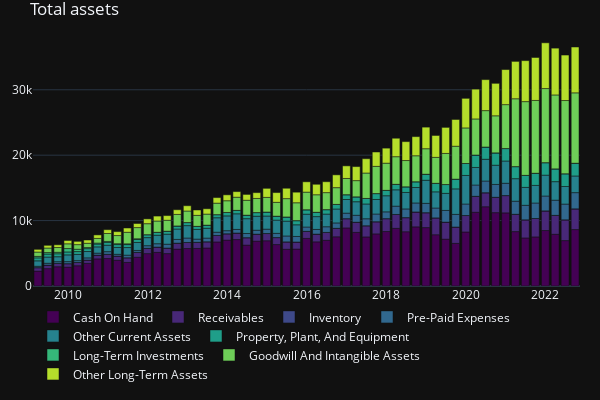

Here is the notebook cell this chart was saved with:
### Code cell
assets_stackplot = create_stacker_bar(
    balance[
        [
            "Cash On Hand",
            "Receivables",
            "Inventory",
            "Pre-Paid Expenses",
            "Other Current Assets",
            "Property, Plant, And Equipment",
            "Long-Term Investments",
            "Goodwill And Intangible Assets",
            "Other Long-Term Assets",
        ]
    ],
    title_="Total assets",
)

### Figure 1 — Plotly figure (JSON) as saved in the notebook; plotly's stock layout.template omitted (floating-point values rounded to 4 significant figures)
{"data": [{"alignmentgroup": "True", "hovertemplate": "field_name=Cash On Hand<br>index=%{x}<br>value=%{y}<extra></extra>", "legendgroup": "Cash On Hand", "marker": {"color": "#440154", "pattern": {"shape": ""}}, "name": "Cash On Hand", "offsetgroup": "Cash On Hand", "orientation": "v", "showlegend": true, "textposition": "auto", "type": "bar", "x": ["2022-09-30", "2022-06-30", "2022-03-31", "2021-12-31", "2021-09-30", "2021-06-30", "2021-03-31", "2020-12-31", "2020-09-30", "2020-06-30", "2020-03-31", "2019-12-31", "2019-09-30", "2019-06-30", "2019-03-31", "2018-12-31", "2018-09-30", "2018-06-30", "2018-03-31", "2017-12-31", "2017-09-30", "2017-06-30", "2017-03-31", "2016-12-31", "2016-09-30", "2016-06-30", "2016-03-31", "2015-12-31", "2015-09-30", "2015-06-30", "2015-03-31", "2014-12-31", "2014-09-30", "2014-06-30", "2014-03-31", "2013-12-31", "2013-09-30", "2013-06-30", "2013-03-31", "2012-12-31", "2012-09-30", "2012-06-30", "2012-03-31", "2011-12-31", "2011-09-30", "2011-06-30", "2011-03-31", "2010-12-31", "2010-09-30", "2010-06-30", "2010-03-31", "2009-12-31", "2009-09-30", "2009-06-30", "2009-03-31"], "xaxis": "x", "y": [8631, 6943, 7913, 8480, 7502, 7346, 8321, 11182, 11211, 12114, 11271, 8260, 6518, 7162, 7836, 8931, 9043, 8294, 8816, 8328, 7968, 7503, 8203, 8878, 7522, 6989, 6750, 7279, 5650, 5618, 6336, 6915, 6859, 6254, 7102, 7018, 6734, 5814, 5744, 5729, 5639, 4956, 5141, 4949, 4392, 3604, 3939, 4198, 4143, 3453, 3101, 2879, 2946.0, 2654.0, 2276.0], "yaxis": "y"}, {"alignmentgroup": "True", "hovertemplate": "field_name=Receivables<br>index=%{x}<br>value=%{y}<extra></extra>", "legendgroup": "Receivables", "marker": {"color": "#482878", "pattern": {"shape": ""}}, "name": "Receivables", "offsetgroup": "Receivables", "orientation": "v", "showlegend": true, "textposition": "auto", "type": "bar", "x": ["2022-09-30", "2022-06-30", "2022-03-31", "2021-12-31", "2021-09-30", "2021-06-30", "2021-03-31", "2020-12-31", "2020-09-30", "2020-06-30", "2020-03-31", "2019-12-31", "2019-09-30", "2019-06-30", "2019-03-31", "2018-12-31", "2018-09-30", "2018-06-30", "2018-03-31", "2017-12-31", "2017-09-30", "2017-06-30", "2017-03-31", "2016-12-31", "2016-09-30", "2016-06-30", "2016-03-31", "2015-12-31", "2015-09-30", "2015-06-30", "2015-03-31", "2014-12-31", "2014-09-30", "2014-06-30", "2014-03-31", "2013-12-31", "2013-09-30", "2013-06-30", "2013-03-31", "2012-12-31", "2012-09-30", "2012-06-30", "2012-03-31", "2011-12-31", "2011-09-30", "2011-06-30", "2011-03-31", "2010-12-31", "2010-09-30", "2010-06-30", "2010-03-31", "2009-12-31", "2009-09-30", "2009-06-30", "2009-03-31"], "xaxis": "x", "y": [3167, 3175, 2889, 3006, 2820, 2773, 2648, 2646, 2357, 2147, 2441, 2514, 2500, 2607, 2577, 2276, 2277, 2164, 2122, 1969, 1858, 1708, 1553, 1416, 1298, 1203, 1186, 1079, 1081, 1128, 1072, 1109, 1071, 1134, 995, 966, 990, 949, 941, 925, 912, 844, 812, 808, 763, 713, 642, 650, 580, 517, 505, 536, 503.5, 545.3, 533.7], "yaxis": "y"}, {"alignmentgroup": "True", "hovertemplate": "field_name=Inventory<br>index=%{x}<br>value=%{y}<extra></extra>", "legendgroup": "Inventory", "marker": {"color": "#3e4989", "pattern": {"shape": ""}}, "name": "Inventory", "offsetgroup": "Inventory", "orientation": "v", "showlegend": true, "textposition": "auto", "type": "bar", "x": ["2022-09-30", "2022-06-30", "2022-03-31", "2021-12-31", "2021-09-30", "2021-06-30", "2021-03-31", "2020-12-31", "2020-09-30", "2020-06-30", "2020-03-31", "2019-12-31", "2019-09-30", "2019-06-30", "2019-03-31", "2018-12-31", "2018-09-30", "2018-06-30", "2018-03-31", "2017-12-31", "2017-09-30", "2017-06-30", "2017-03-31", "2016-12-31", "2016-09-30", "2016-06-30", "2016-03-31", "2015-12-31", "2015-09-30", "2015-06-30", "2015-03-31", "2014-12-31", "2014-09-30", "2014-06-30", "2014-03-31", "2013-12-31", "2013-09-30", "2013-06-30", "2013-03-31", "2012-12-31", "2012-09-30", "2012-06-30", "2012-03-31", "2011-12-31", "2011-09-30", "2011-06-30", "2011-03-31", "2010-12-31", "2010-09-30", "2010-06-30", "2010-03-31", "2009-12-31", "2009-09-30", "2009-06-30", "2009-03-31"], "xaxis": "x", "y": [0, 0, 0, 0, 0, 0, 0, 0, 0, 0, 0, 0, 0, 0, 0, 0, 0, 0, 0, 0, 0, 0, 0, 0, 0, 0, 0, 0, 0, 0, 0, 0, 0, 0, 0, 0, 0, 0, 0, 0, 0, 0, 0, 0, 0, 0, 0, 0, 0, 0, 0, 0, 0, 0, 0], "yaxis": "y"}, {"alignmentgroup": "True", "hovertemplate": "field_name=Pre-Paid Expenses<br>index=%{x}<br>value=%{y}<extra></extra>", "legendgroup": "Pre-Paid Expenses", "marker": {"color": "#31688e", "pattern": {"shape": ""}}, "name": "Pre-Paid Expenses", "offsetgroup": "Pre-Paid Expenses", "orientation": "v", "showlegend": true, "textposition": "auto", "type": "bar", "x": ["2022-09-30", "2022-06-30", "2022-03-31", "2021-12-31", "2021-09-30", "2021-06-30", "2021-03-31", "2020-12-31", "2020-09-30", "2020-06-30", "2020-03-31", "2019-12-31", "2019-09-30", "2019-06-30", "2019-03-31", "2018-12-31", "2018-09-30", "2018-06-30", "2018-03-31", "2017-12-31", "2017-09-30", "2017-06-30", "2017-03-31", "2016-12-31", "2016-09-30", "2016-06-30", "2016-03-31", "2015-12-31", "2015-09-30", "2015-06-30", "2015-03-31", "2014-12-31", "2014-09-30", "2014-06-30", "2014-03-31", "2013-12-31", "2013-09-30", "2013-06-30", "2013-03-31", "2012-12-31", "2012-09-30", "2012-06-30", "2012-03-31", "2011-12-31", "2011-09-30", "2011-06-30", "2011-03-31", "2010-12-31", "2010-09-30", "2010-06-30", "2010-03-31", "2009-12-31", "2009-09-30", "2009-06-30", "2009-03-31"], "xaxis": "x", "y": [2475, 2409, 2320, 2271, 2367, 2217, 1999, 1883, 1958, 1790, 1729, 1763, 1933, 1786, 1513, 1432, 1375, 1323, 1273, 1040, 1180, 1067, 1060, 850, 822, 865, 713, 663, 843, 903, 644, 671, 602, 641, 552, 471, 502, 565, 488, 681, 575, 592, 510, 404, 280, 401, 265, 400, 305, 332, 278, 313, 268.2, 284.6, 206.6], "yaxis": "y"}, {"alignmentgroup": "True", "hovertemplate": "field_name=Other Current Assets<br>index=%{x}<br>value=%{y}<extra></extra>", "legendgroup": "Other Current Assets", "marker": {"color": "#26828e", "pattern": {"shape": ""}}, "name": "Other Current Assets", "offsetgroup": "Other Current Assets", "orientation": "v", "showlegend": true, "textposition": "auto", "type": "bar", "x": ["2022-09-30", "2022-06-30", "2022-03-31", "2021-12-31", "2021-09-30", "2021-06-30", "2021-03-31", "2020-12-31", "2020-09-30", "2020-06-30", "2020-03-31", "2019-12-31", "2019-09-30", "2019-06-30", "2019-03-31", "2018-12-31", "2018-09-30", "2018-06-30", "2018-03-31", "2017-12-31", "2017-09-30", "2017-06-30", "2017-03-31", "2016-12-31", "2016-09-30", "2016-06-30", "2016-03-31", "2015-12-31", "2015-09-30", "2015-06-30", "2015-03-31", "2014-12-31", "2014-09-30", "2014-06-30", "2014-03-31", "2013-12-31", "2013-09-30", "2013-06-30", "2013-03-31", "2012-12-31", "2012-09-30", "2012-06-30", "2012-03-31", "2011-12-31", "2011-09-30", "2011-06-30", "2011-03-31", "2010-12-31", "2010-09-30", "2010-06-30", "2010-03-31", "2009-12-31", "2009-09-30", "2009-06-30", "2009-03-31"], "xaxis": "x", "y": [2550, 2684, 2831, 3192, 2693, 2743, 3437, 3402, 2943, 3330, 2682, 4365, 3896, 2610, 2470, 3532, 2369, 2524, 2496, 2460, 2225, 2264, 2069, 2084, 2134, 1941, 1957, 1963, 1783, 2274, 2023, 2002, 2141, 2261, 2389, 2262, 2211, 1508, 1482, 1894, 1590, 1533, 1303, 1237, 1223, 1159, 1053, 990, 952, 970, 946, 1031, 756.9, 943.9, 833.2], "yaxis": "y"}, {"alignmentgroup": "True", "hovertemplate": "field_name=Property, Plant, And Equipment<br>index=%{x}<br>value=%{y}<extra></extra>", "legendgroup": "Property, Plant, And Equipment", "marker": {"color": "#1f9e89", "pattern": {"shape": ""}}, "name": "Property, Plant, And Equipment", "offsetgroup": "Property, Plant, And Equipment", "orientation": "v", "showlegend": true, "textposition": "auto", "type": "bar", "x": ["2022-09-30", "2022-06-30", "2022-03-31", "2021-12-31", "2021-09-30", "2021-06-30", "2021-03-31", "2020-12-31", "2020-09-30", "2020-06-30", "2020-03-31", "2019-12-31", "2019-09-30", "2019-06-30", "2019-03-31", "2018-12-31", "2018-09-30", "2018-06-30", "2018-03-31", "2017-12-31", "2017-09-30", "2017-06-30", "2017-03-31", "2016-12-31", "2016-09-30", "2016-06-30", "2016-03-31", "2015-12-31", "2015-09-30", "2015-06-30", "2015-03-31", "2014-12-31", "2014-09-30", "2014-06-30", "2014-03-31", "2013-12-31", "2013-09-30", "2013-06-30", "2013-03-31", "2012-12-31", "2012-09-30", "2012-06-30", "2012-03-31", "2011-12-31", "2011-09-30", "2011-06-30", "2011-03-31", "2010-12-31", "2010-09-30", "2010-06-30", "2010-03-31", "2009-12-31", "2009-09-30", "2009-06-30", "2009-03-31"], "xaxis": "x", "y": [1951, 1950, 1957, 1907, 1860, 1839, 1850, 1902, 1887, 1872, 1901, 1828, 1492, 1348, 1305, 921, 876, 860, 839, 829, 901, 845, 748, 733, 698, 680, 669, 675, 641, 632, 602, 615, 553, 539, 528, 526, 474, 471, 468, 472, 465, 458, 450, 449, 450, 454, 436, 439, 433, 435, 433, 449, 450.9, 456.8, 454.2], "yaxis": "y"}, {"alignmentgroup": "True", "hovertemplate": "field_name=Long-Term Investments<br>index=%{x}<br>value=%{y}<extra></extra>", "legendgroup": "Long-Term Investments", "marker": {"color": "#35b779", "pattern": {"shape": ""}}, "name": "Long-Term Investments", "offsetgroup": "Long-Term Investments", "orientation": "v", "showlegend": true, "textposition": "auto", "type": "bar", "x": ["2022-09-30", "2022-06-30", "2022-03-31", "2021-12-31", "2021-09-30", "2021-06-30", "2021-03-31", "2020-12-31", "2020-09-30", "2020-06-30", "2020-03-31", "2019-12-31", "2019-09-30", "2019-06-30", "2019-03-31", "2018-12-31", "2018-09-30", "2018-06-30", "2018-03-31", "2017-12-31", "2017-09-30", "2017-06-30", "2017-03-31", "2016-12-31", "2016-09-30", "2016-06-30", "2016-03-31", "2015-12-31", "2015-09-30", "2015-06-30", "2015-03-31", "2014-12-31", "2014-09-30", "2014-06-30", "2014-03-31", "2013-12-31", "2013-09-30", "2013-06-30", "2013-03-31", "2012-12-31", "2012-09-30", "2012-06-30", "2012-03-31", "2011-12-31", "2011-09-30", "2011-06-30", "2011-03-31", "2010-12-31", "2010-09-30", "2010-06-30", "2010-03-31", "2009-12-31", "2009-09-30", "2009-06-30", "2009-03-31"], "xaxis": "x", "y": [0, 0, 0, 0, 0, 0, 0, 0, 0, 0, 0, 0, 0, 0, 0, 0, 0, 0, 0, 0, 0, 0, 0, 0, 0, 0, 0, 0, 0, 0, 0, 0, 0, 0, 0, 0, 0, 0, 0, 0, 0, 0, 0, 0, 114, 117, 129, 142, 154, 170, 359, 518, 232.8, 223.9, 228.1], "yaxis": "y"}, {"alignmentgroup": "True", "hovertemplate": "field_name=Goodwill And Intangible Assets<br>index=%{x}<br>value=%{y}<extra></extra>", "legendgroup": "Goodwill And Intangible Assets", "marker": {"color": "#6ece58", "pattern": {"shape": ""}}, "name": "Goodwill And Intangible Assets", "offsetgroup": "Goodwill And Intangible Assets", "orientation": "v", "showlegend": true, "textposition": "auto", "type": "bar", "x": ["2022-09-30", "2022-06-30", "2022-03-31", "2021-12-31", "2021-09-30", "2021-06-30", "2021-03-31", "2020-12-31", "2020-09-30", "2020-06-30", "2020-03-31", "2019-12-31", "2019-09-30", "2019-06-30", "2019-03-31", "2018-12-31", "2018-09-30", "2018-06-30", "2018-03-31", "2017-12-31", "2017-09-30", "2017-06-30", "2017-03-31", "2016-12-31", "2016-09-30", "2016-06-30", "2016-03-31", "2015-12-31", "2015-09-30", "2015-06-30", "2015-03-31", "2014-12-31", "2014-09-30", "2014-06-30", "2014-03-31", "2013-12-31", "2013-09-30", "2013-06-30", "2013-03-31", "2012-12-31", "2012-09-30", "2012-06-30", "2012-03-31", "2011-12-31", "2011-09-30", "2011-06-30", "2011-03-31", "2010-12-31", "2010-09-30", "2010-06-30", "2010-03-31", "2009-12-31", "2009-09-30", "2009-06-30", "2009-03-31"], "xaxis": "x", "y": [10758, 11195, 11300, 11333, 11130, 11274, 10372, 6713, 5666, 5561, 5517, 5438, 5034, 4756, 3969, 3895, 3973, 4017, 4222, 4155, 4162, 3885, 2477, 2478, 2561, 2596, 2674, 2694, 2727, 2802, 2117, 2236, 2161, 2286, 2009, 1794, 1756, 1687, 1679, 1764, 1763, 1665, 1724, 1679, 1709, 1768, 1249, 1207, 709, 657, 701, 724, 725.0, 697.7, 656.8], "yaxis": "y"}, {"alignmentgroup": "True", "hovertemplate": "field_name=Other Long-Term Assets<br>index=%{x}<br>value=%{y}<extra></extra>", "legendgroup": "Other Long-Term Assets", "marker": {"color": "#b5de2b", "pattern": {"shape": ""}}, "name": "Other Long-Term Assets", "offsetgroup": "Other Long-Term Assets", "orientation": "v", "showlegend": true, "textposition": "auto", "type": "bar", "x": ["2022-09-30", "2022-06-30", "2022-03-31", "2021-12-31", "2021-09-30", "2021-06-30", "2021-03-31", "2020-12-31", "2020-09-30", "2020-06-30", "2020-03-31", "2019-12-31", "2019-09-30", "2019-06-30", "2019-03-31", "2018-12-31", "2018-09-30", "2018-06-30", "2018-03-31", "2017-12-31", "2017-09-30", "2017-06-30", "2017-03-31", "2016-12-31", "2016-09-30", "2016-06-30", "2016-03-31", "2015-12-31", "2015-09-30", "2015-06-30", "2015-03-31", "2014-12-31", "2014-09-30", "2014-06-30", "2014-03-31", "2013-12-31", "2013-09-30", "2013-06-30", "2013-03-31", "2012-12-31", "2012-09-30", "2012-06-30", "2012-03-31", "2011-12-31", "2011-09-30", "2011-06-30", "2011-03-31", "2010-12-31", "2010-09-30", "2010-06-30", "2010-03-31", "2009-12-31", "2009-09-30", "2009-06-30", "2009-03-31"], "xaxis": "x", "y": [7011, 6955, 7158, 6994, 6567, 6265, 5714, 5365, 4965, 4740, 4557, 4525, 4090, 3984, 3346, 3303, 2925, 2894, 2826, 2298, 2195, 2192, 2147, 1929, 1961, 1671, 1603, 1580, 1619, 1589, 1490, 1385, 887, 887, 858, 902, 852, 816, 820, 809, 719, 718, 751, 736, 625, 652, 602, 590, 535, 496, 505, 512, 419.3, 413.2, 415.9], "yaxis": "y"}], "layout": {"barmode": "relative", "height": 400, "legend": {"orientation": "h", "title": {}, "tracegroupgap": 0, "xanchor": "left", "y": -0.4, "yanchor": "bottom"}, "margin": {"b": 20, "l": 20, "r": 20, "t": 30}, "title": {"text": "Total assets"}, "width": 600, "xaxis": {"anchor": "y", "domain": [0, 1], "title": {}}, "yaxis": {"anchor": "x", "domain": [0, 1], "title": {}}}}
